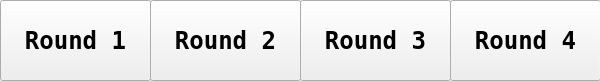
<?xml version="1.0" encoding="UTF-8"?>
<ui version="4.0">
 <class>Jeopardy</class>
 <widget class="QMainWindow" name="Jeopardy">
  <property name="geometry">
   <rect>
    <x>0</x>
    <y>0</y>
    <width>600</width>
    <height>81</height>
   </rect>
  </property>
  <property name="minimumSize">
   <size>
    <width>600</width>
    <height>81</height>
   </size>
  </property>
  <property name="windowTitle">
   <string>Jeopardy</string>
  </property>
  <widget class="QWidget" name="centralWidget">
   <widget class="QPushButton" name="buttonRound1">
    <property name="geometry">
     <rect>
      <x>0</x>
      <y>0</y>
      <width>151</width>
      <height>81</height>
     </rect>
    </property>
    <property name="font">
     <font>
      <family>Andale Mono</family>
      <pointsize>18</pointsize>
      <weight>75</weight>
      <bold>true</bold>
     </font>
    </property>
    <property name="text">
     <string>Round 1</string>
    </property>
    <property name="flat">
     <bool>false</bool>
    </property>
   </widget>
   <widget class="QPushButton" name="buttonRound2">
    <property name="geometry">
     <rect>
      <x>150</x>
      <y>0</y>
      <width>151</width>
      <height>81</height>
     </rect>
    </property>
    <property name="font">
     <font>
      <family>Andale Mono</family>
      <pointsize>18</pointsize>
      <weight>75</weight>
      <bold>true</bold>
     </font>
    </property>
    <property name="text">
     <string>Round 2</string>
    </property>
   </widget>
   <widget class="QPushButton" name="buttonRound3">
    <property name="geometry">
     <rect>
      <x>300</x>
      <y>0</y>
      <width>151</width>
      <height>81</height>
     </rect>
    </property>
    <property name="font">
     <font>
      <family>Andale Mono</family>
      <pointsize>18</pointsize>
      <weight>75</weight>
      <bold>true</bold>
     </font>
    </property>
    <property name="text">
     <string>Round 3</string>
    </property>
   </widget>
   <widget class="QPushButton" name="buttonRound4">
    <property name="geometry">
     <rect>
      <x>450</x>
      <y>0</y>
      <width>151</width>
      <height>81</height>
     </rect>
    </property>
    <property name="font">
     <font>
      <family>Andale Mono</family>
      <pointsize>18</pointsize>
      <weight>75</weight>
      <bold>true</bold>
     </font>
    </property>
    <property name="text">
     <string>Round 4</string>
    </property>
   </widget>
  </widget>
 </widget>
 <layoutdefault spacing="6" margin="11"/>
 <resources/>
 <connections/>
</ui>
